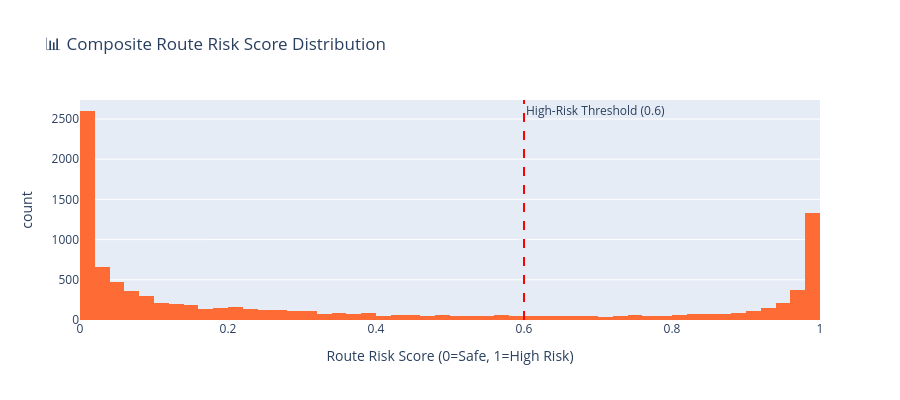

The code cell stored with this chart in its notebook:
### Markdown cell above
---
## 7. Route Optimisation

### Problem Statement
Given a fleet of available vehicles at their depots, we must route each vehicle to its assigned destinations while minimising total travel cost, subject to:
- **Vehicle capacity constraints** (load_weight_kg)
- **Delivery time windows** (delivery_window_hours)
- **Maintenance exclusions** — vehicles flagged by the RF model are removed from routing
- **Delay risk penalty** — routes with high GB-predicted delay risk receive cost penalties
- **Road condition weighting** — poor roads increase effective travel cost

### Approach
1. Build a **composite Route Risk Score** from the three trained models
2. Construct a **distance/cost matrix** between all depots and destinations using Haversine
3. Solve the **Capacitated Vehicle Routing Problem (CVRP)** using Google OR-Tools
4. Visualise optimised routes on a Folium map
5. Compare optimised vs. naive (nearest-neighbour) routing

### Code cell
def compute_route_risk_scores(
    df: pd.DataFrame,
    rf_model: Pipeline,
    lr_model: Pipeline,
    gb_model: Pipeline,
    features: list,
    weights: dict = None,
) -> pd.DataFrame:
    """
    Compute a composite route risk score for every row by combining
    predicted probabilities from all three models.

    Risk Score = w1 * P(maintenance) + w2 * P(shortage) + w3 * P(delay)

    Parameters
    ----------
    df        : pd.DataFrame  Feature-engineered DataFrame.
    rf_model  : Pipeline      Fitted Random Forest (maintenance).
    lr_model  : Pipeline      Fitted Logistic Regression (shortage).
    gb_model  : Pipeline      Fitted Gradient Boosting (delay).
    features  : list          Feature column names.
    weights   : dict          Weight per model. Defaults to equal thirds.

    Returns
    -------
    pd.DataFrame  Input DataFrame with route_risk_score column added.
    """
    if weights is None:
        weights = {'maintenance': 0.40, 'shortage': 0.25, 'delay': 0.35}

    X = df[features]

    p_maint    = rf_model.predict_proba(X)[:, 1]
    p_shortage = lr_model.predict_proba(X)[:, 1]
    p_delay    = gb_model.predict_proba(X)[:, 1]

    df = df.copy()
    df['p_maintenance']  = p_maint.round(4)
    df['p_shortage']     = p_shortage.round(4)
    df['p_delay']        = p_delay.round(4)
    df['route_risk_score'] = (
        weights['maintenance'] * p_maint
        + weights['shortage']  * p_shortage
        + weights['delay']     * p_delay
    ).round(4)

    print(f'✅ Route risk scores computed.')
    print(f'   Mean risk score : {df["route_risk_score"].mean():.4f}')
    print(f'   High-risk rows  : {(df["route_risk_score"] > 0.6).sum():,} '
          f'({(df["route_risk_score"] > 0.6).mean()*100:.1f}%)')

    return df


df_scored = compute_route_risk_scores(
    df_engineered, best_rf, best_lr, best_gb, ALL_FEATURES
)

# Distribution of composite risk score
fig = px.histogram(
    df_scored, x='route_risk_score', nbins=50,
    color_discrete_sequence=['#FF6B35'],
    title='📊 Composite Route Risk Score Distribution',
    labels={'route_risk_score': 'Route Risk Score (0=Safe, 1=High Risk)'},
)
fig.add_vline(x=0.6, line_dash='dash', line_color='red',
              annotation_text='High-Risk Threshold (0.6)')
fig.update_layout(height=400)
fig.show()

### Figure 1 — Plotly figure (JSON) as saved in the notebook; plotly's stock layout.template omitted (floating-point values rounded to 4 significant figures; data arrays with more than 128 entries replaced by an {"elided": "..."} marker saying what was removed)
{"data": [{"bingroup": "x", "hovertemplate": "Route Risk Score (0=Safe, 1=High Risk)=%{x}<br>count=%{y}<extra></extra>", "legendgroup": "", "marker": {"color": "#FF6B35", "pattern": {"shape": ""}}, "name": "", "nbinsx": 50, "orientation": "v", "showlegend": false, "type": "histogram", "x": {"elided": "10000 float values"}, "xaxis": "x", "yaxis": "y"}], "layout": {"annotations": [{"showarrow": false, "text": "High-Risk Threshold (0.6)", "x": 0.6, "xanchor": "left", "xref": "x", "y": 1, "yanchor": "top", "yref": "y domain"}], "barmode": "relative", "height": 400, "legend": {"tracegroupgap": 0}, "shapes": [{"line": {"color": "red", "dash": "dash"}, "type": "line", "x0": 0.6, "x1": 0.6, "xref": "x", "y0": 0, "y1": 1, "yref": "y domain"}], "title": {"text": "📊 Composite Route Risk Score Distribution"}, "xaxis": {"anchor": "y", "domain": [0, 1], "title": {"text": "Route Risk Score (0=Safe, 1=High Risk)"}}, "yaxis": {"anchor": "x", "domain": [0, 1], "title": {"text": "count"}}}}
